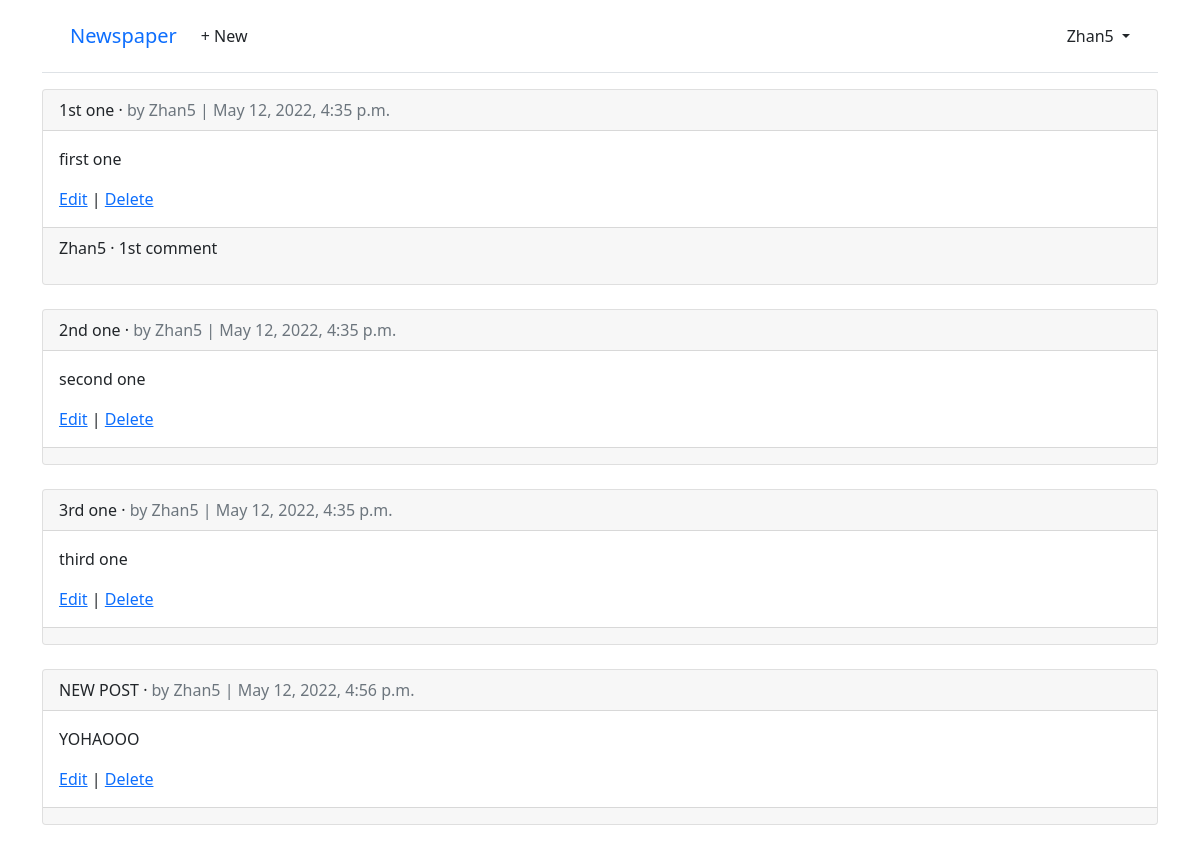
The page /articles/ (signed in) on the database its author committed.
### users/models.py (models this page shows)
class CustomUser(AbstractUser):
    age = models.PositiveIntegerField(null=True, blank=True)

### articles/models.py (models this page shows, shortened)
class Article(models.Model):
    title = models.CharField(max_length=255)
    body = models.TextField()
    date = models.DateTimeField(auto_now_add=True)
    author = models.ForeignKey(
        get_user_model(),
        on_delete=models.CASCADE,
    )

class Comment(models.Model):
    author = models.ForeignKey(
        get_user_model(),
        on_delete=models.CASCADE,
        related_name='comments',
    )
    article = models.ForeignKey(Article, on_delete=models.CASCADE)
    comment = models.CharField(max_length=140)
    def __str__(self):
        return self.comment

### articles/views.py (the view)
# urls.py: path('', ArticleListView.as_view(), name='article_list'),
class ArticleListView(LoginRequiredMixin, ListView):  # new
    model = Article
    template_name = "article_list.html"
    login_url = 'login' # new

### templates/article_list.html (shortened to what this page needs)
{% extends "base.html" %}
{% block content %}
{% for article in article_list %}
  <div class="card">
    <div class="card-header">
      <span class="font-weight-bold">{{ article.title }}</span> &middot;
      <span class="text-muted">by {{ article.author }} |
      {{ article.date }}</span>
    </div>
    <div class="card-body">
      <p>{{ article.body }}</p>
      <a href="{% url 'article_edit' article.pk %}">Edit</a> |
      <a href="{% url 'article_delete' article.pk %}">Delete</a>
    </div>
    <div class="card-footer">
      {% for comment in article.comment_set.all %}
        <p>
          <span class="font-weight-bold">
            {{ comment.author }} &middot;
          </span>
          {{ comment }}
        </p>
      {% endfor %}
    </div>
  </div>
  <br />
{% endfor %}
{% endblock content %}

### templates/base.html (shortened to what this page needs)
<!DOCTYPE html>
<html>
<head>
  <link href="https://cdn.jsdelivr.net/npm/bootstrap@5.1.3/dist/css/bootstrap.min.css" rel="stylesheet">
</head>
<body>
  <div class="container">
    <header class="p-3 mb-3 border-bottom">
      <div class="container">
        <div class="d-flex flex-wrap align-items-center justify-content-center
          justify-content-lg-start">
          <a class="navbar-brand" href="{% url 'home' %}">Newspaper</a>
          <ul class="nav col-12 col-lg-auto me-lg-auto mb-2 justify-content-center
            mb-md-0">
          {% if user.is_authenticated %}
            <li><a href="{% url 'article_new' %}" class="nav-link px-2 link-dark">+ New</a></li>
          </ul>
          <div class="dropdown text-end">
            <a href="#" class="d-block link-dark text-decoration-none dropdown-toggle"
              id="dropdownUser1" data-bs-toggle="dropdown" aria-expanded="false">
              {{ user.username }}
            </a>
          </div>
          {% else %}
          </ul>
          <div class="text-end">
            <a href="{% url 'login' %}" class="btn btn-outline-primary me-2">Log In</a>
            <a href="{% url 'signup' %}" class="btn btn-primary">Sign Up</a>
          </div>
          {% endif %}
        </div>
      </div>
    </header>
    <main>
      {% block content %}
      {% endblock content %}
    </main>
  </div>
</body>
</html>

### rows shown on the page
CustomUser: username "Zhan5"
Article: title "1st one", author "Zhan5", date "May 12, 2022, 4:35 p.m.", body "first one"
Comment: author "Zhan5", comment "1st comment"
Article: title "2nd one", author "Zhan5", date "May 12, 2022, 4:35 p.m.", body "second one"
Article: title "3rd one", author "Zhan5", date "May 12, 2022, 4:35 p.m.", body "third one"
Article: title "NEW POST", author "Zhan5", date "May 12, 2022, 4:56 p.m.", body "YOHAOOO"
